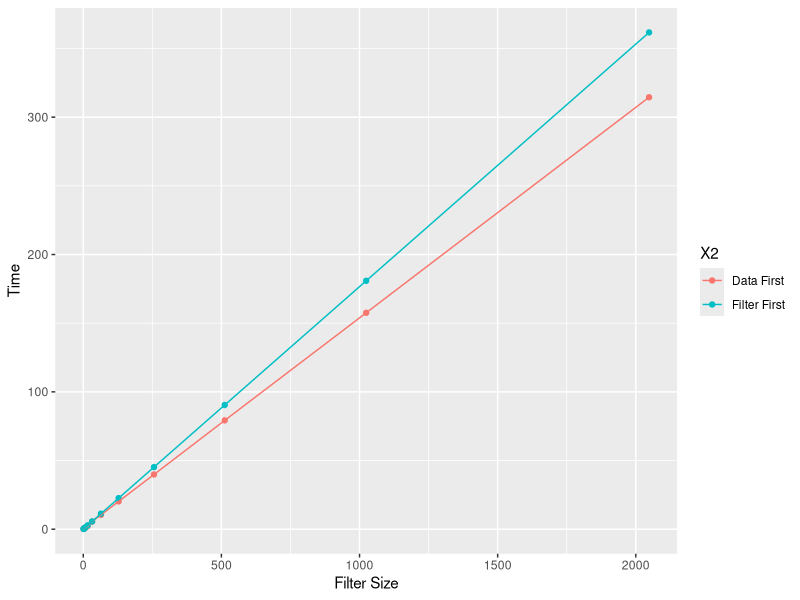
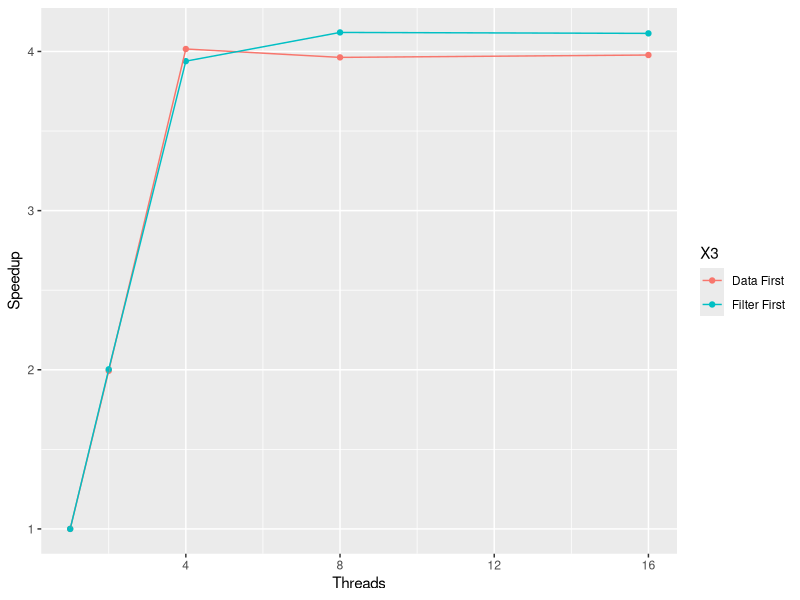

Here is the R script that generated these plots, in order:
library(readr)
library(dplyr)
library(ggplot2)

serial <- read_csv("serial.txt", skip = 1, n_max = 480, col_names = F)
parallel <- read_csv("parallel.txt", skip = 1, n_max = 200, col_names = F)

serial_ave <- serial %>% group_by(X2, X4) %>% summarise(Time = mean(X3))
ggplot(aes(x = X4, y = Time, color = X2), data = serial_ave) + geom_point() +
      geom_line() + xlab("Filter Size")

parallel_ave <- parallel %>% group_by(X1, X3) %>% summarise(Time = mean(X4))
parallel_ave$Speedup = NA
data_first <- parallel_ave$X3 == "Data First"
parallel_ave$Speedup[data_first] <- 
      parallel_ave$Time[data_first][1]/parallel_ave$Time[data_first]

filter_first <- parallel_ave$X3 == "Filter First"
parallel_ave$Speedup[filter_first] <- 
      parallel_ave$Time[filter_first][1]/parallel_ave$Time[filter_first]
ggplot(aes(x = X1, y = Speedup, color = X3), data = parallel_ave) + geom_point() +
      geom_line() + xlab("Threads")
